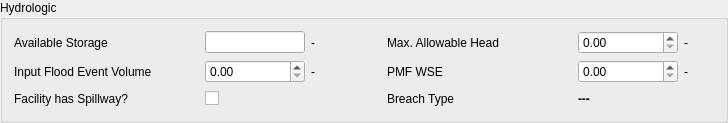
       <widget class="QGroupBox" name="hydrologic_grp">
        <property name="sizePolicy">
         <sizepolicy hsizetype="Preferred" vsizetype="Maximum">
          <horstretch>0</horstretch>
          <verstretch>0</verstretch>
         </sizepolicy>
        </property>
        <property name="title">
         <string>Hydrologic</string>
        </property>
        <property name="checkable">
         <bool>false</bool>
        </property>
        <property name="checked">
         <bool>false</bool>
        </property>
        <layout class="QGridLayout" name="gridLayout_10">
         <item row="2" column="1">
          <widget class="QCheckBox" name="spillway_chbox">
           <property name="layoutDirection">
            <enum>Qt::LeftToRight</enum>
           </property>
           <property name="text">
            <string/>
           </property>
          </widget>
         </item>
         <item row="2" column="4">
          <widget class="QLabel" name="label_64">
           <property name="text">
            <string>Breach Type</string>
           </property>
          </widget>
         </item>
         <item row="0" column="4">
          <widget class="QLabel" name="label_29">
           <property name="minimumSize">
            <size>
             <width>185</width>
             <height>0</height>
            </size>
           </property>
           <property name="maximumSize">
            <size>
             <width>185</width>
             <height>16777215</height>
            </size>
           </property>
           <property name="toolTip">
            <string>Maximum Allowable Head on the spillway</string>
           </property>
           <property name="text">
            <string>Max. Allowable Head</string>
           </property>
          </widget>
         </item>
         <item row="1" column="4">
          <widget class="QLabel" name="label_30">
           <property name="minimumSize">
            <size>
             <width>185</width>
             <height>0</height>
            </size>
           </property>
           <property name="maximumSize">
            <size>
             <width>185</width>
             <height>16777215</height>
            </size>
           </property>
           <property name="toolTip">
            <string>Probable Maximum Flood (PMF): theoretically largest flood resulting from a combination of the most severe meteorological and hydrologic conditions that could conceivably occur in a given area</string>
           </property>
           <property name="text">
            <string>PMF WSE</string>
           </property>
          </widget>
         </item>
         <item row="2" column="3">
          <spacer name="horizontalSpacer_27">
           <property name="orientation">
            <enum>Qt::Horizontal</enum>
           </property>
           <property name="sizeHint" stdset="0">
            <size>
             <width>40</width>
             <height>20</height>
            </size>
           </property>
          </spacer>
         </item>
         <item row="0" column="2">
          <widget class="QLabel" name="aval_sto_unit_lbl">
           <property name="minimumSize">
            <size>
             <width>30</width>
             <height>0</height>
            </size>
           </property>
           <property name="text">
            <string>-</string>
           </property>
          </widget>
         </item>
         <item row="2" column="0">
          <widget class="QLabel" name="label_38">
           <property name="minimumSize">
            <size>
             <width>185</width>
             <height>0</height>
            </size>
           </property>
           <property name="maximumSize">
            <size>
             <width>185</width>
             <height>16777215</height>
            </size>
           </property>
           <property name="text">
            <string>Facility has Spillway?</string>
           </property>
          </widget>
         </item>
         <item row="1" column="0">
          <widget class="QLabel" name="label_28">
           <property name="minimumSize">
            <size>
             <width>185</width>
             <height>0</height>
            </size>
           </property>
           <property name="maximumSize">
            <size>
             <width>185</width>
             <height>16777215</height>
            </size>
           </property>
           <property name="toolTip">
            <string>Estimated volume for the Probable Maximum Flood (PMF)</string>
           </property>
           <property name="text">
            <string>Input Flood Event Volume</string>
           </property>
          </widget>
         </item>
         <item row="1" column="1">
          <widget class="QDoubleSpinBox" name="input_flood_volume_dsb">
           <property name="minimumSize">
            <size>
             <width>100</width>
             <height>0</height>
            </size>
           </property>
           <property name="maximumSize">
            <size>
             <width>100</width>
             <height>16777215</height>
            </size>
           </property>
           <property name="maximum">
            <double>99999999.000000000000000</double>
           </property>
          </widget>
         </item>
         <item row="0" column="1">
          <widget class="QLineEdit" name="available_storage_le">
           <property name="minimumSize">
            <size>
             <width>100</width>
             <height>0</height>
            </size>
           </property>
           <property name="maximumSize">
            <size>
             <width>100</width>
             <height>16777215</height>
            </size>
           </property>
          </widget>
         </item>
         <item row="0" column="5">
          <widget class="QDoubleSpinBox" name="max_allow_head_dsb">
           <property name="minimumSize">
            <size>
             <width>100</width>
             <height>0</height>
            </size>
           </property>
           <property name="maximumSize">
            <size>
             <width>100</width>
             <height>16777215</height>
            </size>
           </property>
           <property name="maximum">
            <double>99999999.000000000000000</double>
           </property>
          </widget>
         </item>
         <item row="1" column="5">
          <widget class="QDoubleSpinBox" name="pmf_wse_dsb">
           <property name="minimumSize">
            <size>
             <width>100</width>
             <height>0</height>
            </size>
           </property>
           <property name="maximumSize">
            <size>
             <width>100</width>
             <height>16777215</height>
            </size>
           </property>
           <property name="maximum">
            <double>99999999.000000000000000</double>
           </property>
          </widget>
         </item>
         <item row="0" column="0">
          <widget class="QLabel" name="label_25">
           <property name="minimumSize">
            <size>
             <width>185</width>
             <height>0</height>
            </size>
           </property>
           <property name="maximumSize">
            <size>
             <width>185</width>
             <height>16777215</height>
            </size>
           </property>
           <property name="toolTip">
            <string>Calculated available storage VStorage= Vt-Vi</string>
           </property>
           <property name="text">
            <string>Available Storage</string>
           </property>
          </widget>
         </item>
         <item row="0" column="3">
          <spacer name="horizontalSpacer_8">
           <property name="orientation">
            <enum>Qt::Horizontal</enum>
           </property>
           <property name="sizeHint" stdset="0">
            <size>
             <width>40</width>
             <height>20</height>
            </size>
           </property>
          </spacer>
         </item>
         <item row="1" column="3">
          <spacer name="horizontalSpacer_10">
           <property name="orientation">
            <enum>Qt::Horizontal</enum>
           </property>
           <property name="sizeHint" stdset="0">
            <size>
             <width>40</width>
             <height>20</height>
            </size>
           </property>
          </spacer>
         </item>
         <item row="1" column="2">
          <widget class="QLabel" name="input_vol_unit_lbl">
           <property name="minimumSize">
            <size>
             <width>30</width>
             <height>0</height>
            </size>
           </property>
           <property name="text">
            <string>-</string>
           </property>
          </widget>
         </item>
         <item row="0" column="6">
          <widget class="QLabel" name="max_allow_head_unit_lbl">
           <property name="minimumSize">
            <size>
             <width>30</width>
             <height>0</height>
            </size>
           </property>
           <property name="text">
            <string>-</string>
           </property>
          </widget>
         </item>
         <item row="1" column="6">
          <widget class="QLabel" name="pmf_unit_lbl">
           <property name="minimumSize">
            <size>
             <width>30</width>
             <height>0</height>
            </size>
           </property>
           <property name="text">
            <string>-</string>
           </property>
          </widget>
         </item>
         <item row="2" column="5" colspan="2">
          <widget class="QLabel" name="hyd_breach_type_lbl">
           <property name="minimumSize">
            <size>
             <width>100</width>
             <height>0</height>
            </size>
           </property>
           <property name="maximumSize">
            <size>
             <width>16777215</width>
             <height>16777215</height>
            </size>
           </property>
           <property name="font">
            <font>
             <weight>75</weight>
             <bold>true</bold>
            </font>
           </property>
           <property name="text">
            <string>---</string>
           </property>
           <property name="wordWrap">
            <bool>true</bool>
           </property>
          </widget>
         </item>
        </layout>
       </widget>
